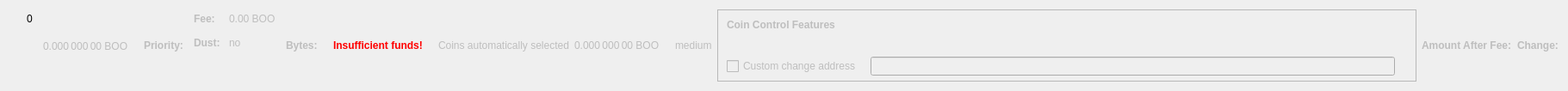
    <widget class="QWidget" name="dummyHideWidget" native="true">
     <property name="maximumSize">
      <size>
       <width>100</width>
       <height>22</height>
      </size>
     </property>
     <layout class="QHBoxLayout" name="dummyHideLayout">
      <item>
       <layout class="QFormLayout" name="formLayoutCoinControl1">
        <property name="horizontalSpacing">
         <number>10</number>
        </property>
        <property name="verticalSpacing">
         <number>14</number>
        </property>
        <property name="leftMargin">
         <number>10</number>
        </property>
        <property name="topMargin">
         <number>4</number>
        </property>
        <property name="rightMargin">
         <number>6</number>
        </property>
        <item row="0" column="1">
         <widget class="QLabel" name="labelCoinControlBytes">
          <property name="cursor">
           <cursorShape>IBeamCursor</cursorShape>
          </property>
          <property name="contextMenuPolicy">
           <enum>Qt::ActionsContextMenu</enum>
          </property>
          <property name="text">
           <string notr="true">0</string>
          </property>
          <property name="textInteractionFlags">
           <set>Qt::LinksAccessibleByMouse|Qt::TextSelectableByKeyboard|Qt::TextSelectableByMouse</set>
          </property>
         </widget>
        </item>
       </layout>
      </item>
      <item>
       <widget class="QLabel" name="labelCoinControlAfterFee">
        <property name="enabled">
         <bool>false</bool>
        </property>
        <property name="sizePolicy">
         <sizepolicy hsizetype="Fixed" vsizetype="Fixed">
          <horstretch>0</horstretch>
          <verstretch>0</verstretch>
         </sizepolicy>
        </property>
        <property name="minimumSize">
         <size>
          <width>111</width>
          <height>12</height>
         </size>
        </property>
        <property name="maximumSize">
         <size>
          <width>111</width>
          <height>12</height>
         </size>
        </property>
        <property name="cursor">
         <cursorShape>IBeamCursor</cursorShape>
        </property>
        <property name="contextMenuPolicy">
         <enum>Qt::ActionsContextMenu</enum>
        </property>
        <property name="text">
         <string notr="true">0.000 000 00 BOO</string>
        </property>
        <property name="textInteractionFlags">
         <set>Qt::LinksAccessibleByMouse|Qt::TextSelectableByKeyboard|Qt::TextSelectableByMouse</set>
        </property>
       </widget>
      </item>
      <item>
       <widget class="QLabel" name="labelCoinControlPriorityText">
        <property name="enabled">
         <bool>false</bool>
        </property>
        <property name="font">
         <font>
          <weight>75</weight>
          <bold>true</bold>
         </font>
        </property>
        <property name="text">
         <string>Priority:</string>
        </property>
       </widget>
      </item>
      <item>
       <layout class="QHBoxLayout" name="horizontalLayout"/>
      </item>
      <item>
       <layout class="QFormLayout" name="formLayoutCoinControl3">
        <property name="horizontalSpacing">
         <number>10</number>
        </property>
        <property name="verticalSpacing">
         <number>14</number>
        </property>
        <property name="leftMargin">
         <number>6</number>
        </property>
        <property name="topMargin">
         <number>4</number>
        </property>
        <property name="rightMargin">
         <number>6</number>
        </property>
        <item row="0" column="0">
         <widget class="QLabel" name="labelCoinControlFeeText">
          <property name="enabled">
           <bool>false</bool>
          </property>
          <property name="font">
           <font>
            <weight>75</weight>
            <bold>true</bold>
           </font>
          </property>
          <property name="text">
           <string>Fee:</string>
          </property>
          <property name="margin">
           <number>0</number>
          </property>
         </widget>
        </item>
        <item row="0" column="1">
         <widget class="QLabel" name="labelCoinControlFee">
          <property name="enabled">
           <bool>false</bool>
          </property>
          <property name="cursor">
           <cursorShape>IBeamCursor</cursorShape>
          </property>
          <property name="contextMenuPolicy">
           <enum>Qt::ActionsContextMenu</enum>
          </property>
          <property name="text">
           <string notr="true">0.00 BOO</string>
          </property>
          <property name="textInteractionFlags">
           <set>Qt::LinksAccessibleByMouse|Qt::TextSelectableByKeyboard|Qt::TextSelectableByMouse</set>
          </property>
         </widget>
        </item>
        <item row="1" column="0">
         <widget class="QLabel" name="labelCoinControlLowOutputText">
          <property name="enabled">
           <bool>false</bool>
          </property>
          <property name="font">
           <font>
            <weight>75</weight>
            <bold>true</bold>
           </font>
          </property>
          <property name="text">
           <string>Dust:</string>
          </property>
         </widget>
        </item>
        <item row="1" column="1">
         <widget class="QLabel" name="labelCoinControlLowOutput">
          <property name="enabled">
           <bool>false</bool>
          </property>
          <property name="cursor">
           <cursorShape>IBeamCursor</cursorShape>
          </property>
          <property name="contextMenuPolicy">
           <enum>Qt::ActionsContextMenu</enum>
          </property>
          <property name="text">
           <string>no</string>
          </property>
          <property name="textInteractionFlags">
           <set>Qt::LinksAccessibleByMouse|Qt::TextSelectableByKeyboard|Qt::TextSelectableByMouse</set>
          </property>
         </widget>
        </item>
       </layout>
      </item>
      <item>
       <widget class="QLabel" name="labelCoinControlBytesText">
        <property name="enabled">
         <bool>false</bool>
        </property>
        <property name="font">
         <font>
          <weight>75</weight>
          <bold>true</bold>
         </font>
        </property>
        <property name="text">
         <string>Bytes:</string>
        </property>
       </widget>
      </item>
      <item>
       <layout class="QFormLayout" name="formLayoutCoinControl2">
        <property name="horizontalSpacing">
         <number>10</number>
        </property>
        <property name="verticalSpacing">
         <number>14</number>
        </property>
        <property name="leftMargin">
         <number>6</number>
        </property>
        <property name="topMargin">
         <number>4</number>
        </property>
        <property name="rightMargin">
         <number>6</number>
        </property>
       </layout>
      </item>
      <item>
       <layout class="QHBoxLayout" name="horizontalLayoutCoinControl2">
        <property name="spacing">
         <number>8</number>
        </property>
        <property name="bottomMargin">
         <number>10</number>
        </property>
       </layout>
      </item>
      <item>
       <widget class="QLabel" name="labelCoinControlInsuffFunds">
        <property name="enabled">
         <bool>false</bool>
        </property>
        <property name="minimumSize">
         <size>
          <width>0</width>
          <height>0</height>
         </size>
        </property>
        <property name="font">
         <font>
          <weight>75</weight>
          <bold>true</bold>
         </font>
        </property>
        <property name="styleSheet">
         <string notr="true">color:red;font-weight:bold;</string>
        </property>
        <property name="text">
         <string>Insufficient funds!</string>
        </property>
        <property name="margin">
         <number>5</number>
        </property>
       </widget>
      </item>
      <item>
       <layout class="QFormLayout" name="formLayoutCoinControl4">
        <property name="horizontalSpacing">
         <number>10</number>
        </property>
        <property name="verticalSpacing">
         <number>14</number>
        </property>
        <property name="leftMargin">
         <number>6</number>
        </property>
        <property name="topMargin">
         <number>4</number>
        </property>
        <property name="rightMargin">
         <number>6</number>
        </property>
       </layout>
      </item>
      <item>
       <widget class="QLabel" name="labelCoinControlAutomaticallySelected">
        <property name="enabled">
         <bool>false</bool>
        </property>
        <property name="sizePolicy">
         <sizepolicy hsizetype="Fixed" vsizetype="Fixed">
          <horstretch>0</horstretch>
          <verstretch>0</verstretch>
         </sizepolicy>
        </property>
        <property name="minimumSize">
         <size>
          <width>0</width>
          <height>0</height>
         </size>
        </property>
        <property name="maximumSize">
         <size>
          <width>240</width>
          <height>16777215</height>
         </size>
        </property>
        <property name="text">
         <string>Coins automatically selected</string>
        </property>
        <property name="margin">
         <number>5</number>
        </property>
       </widget>
      </item>
      <item>
       <widget class="QLabel" name="labelCoinControlChange">
        <property name="enabled">
         <bool>false</bool>
        </property>
        <property name="sizePolicy">
         <sizepolicy hsizetype="Fixed" vsizetype="Fixed">
          <horstretch>0</horstretch>
          <verstretch>0</verstretch>
         </sizepolicy>
        </property>
        <property name="minimumSize">
         <size>
          <width>111</width>
          <height>0</height>
         </size>
        </property>
        <property name="maximumSize">
         <size>
          <width>111</width>
          <height>16777215</height>
         </size>
        </property>
        <property name="cursor">
         <cursorShape>IBeamCursor</cursorShape>
        </property>
        <property name="contextMenuPolicy">
         <enum>Qt::ActionsContextMenu</enum>
        </property>
        <property name="text">
         <string notr="true">0.000 000 00 BOO</string>
        </property>
        <property name="textInteractionFlags">
         <set>Qt::LinksAccessibleByMouse|Qt::TextSelectableByKeyboard|Qt::TextSelectableByMouse</set>
        </property>
       </widget>
      </item>
      <item>
       <widget class="QLabel" name="labelCoinControlPriority">
        <property name="enabled">
         <bool>false</bool>
        </property>
        <property name="cursor">
         <cursorShape>IBeamCursor</cursorShape>
        </property>
        <property name="contextMenuPolicy">
         <enum>Qt::ActionsContextMenu</enum>
        </property>
        <property name="text">
         <string>medium</string>
        </property>
        <property name="textInteractionFlags">
         <set>Qt::LinksAccessibleByMouse|Qt::TextSelectableByKeyboard|Qt::TextSelectableByMouse</set>
        </property>
       </widget>
      </item>
      <item>
       <widget class="QFrame" name="frameCoinControl">
        <property name="sizePolicy">
         <sizepolicy hsizetype="Expanding" vsizetype="Expanding">
          <horstretch>0</horstretch>
          <verstretch>0</verstretch>
         </sizepolicy>
        </property>
        <property name="maximumSize">
         <size>
          <width>16777215</width>
          <height>16777215</height>
         </size>
        </property>
        <property name="frameShape">
         <enum>QFrame::StyledPanel</enum>
        </property>
        <property name="frameShadow">
         <enum>QFrame::Sunken</enum>
        </property>
        <layout class="QVBoxLayout" name="verticalLayoutCoinControl2_2">
         <property name="spacing">
          <number>0</number>
         </property>
         <property name="leftMargin">
          <number>0</number>
         </property>
         <property name="topMargin">
          <number>0</number>
         </property>
         <property name="rightMargin">
          <number>0</number>
         </property>
         <property name="bottomMargin">
          <number>6</number>
         </property>
         <item>
          <layout class="QVBoxLayout" name="verticalLayoutCoinControl" stretch="0,0,0,1">
           <property name="spacing">
            <number>0</number>
           </property>
           <property name="leftMargin">
            <number>10</number>
           </property>
           <property name="topMargin">
            <number>10</number>
           </property>
           <item>
            <layout class="QHBoxLayout" name="horizontalLayoutCoinControl1">
             <property name="bottomMargin">
              <number>15</number>
             </property>
             <item>
              <widget class="QLabel" name="labelCoinControlFeatures">
               <property name="enabled">
                <bool>false</bool>
               </property>
               <property name="sizePolicy">
                <sizepolicy hsizetype="Preferred" vsizetype="Maximum">
                 <horstretch>0</horstretch>
                 <verstretch>0</verstretch>
                </sizepolicy>
               </property>
               <property name="font">
                <font>
                 <weight>75</weight>
                 <bold>true</bold>
                </font>
               </property>
               <property name="styleSheet">
                <string notr="true">font-weight:bold;</string>
               </property>
               <property name="text">
                <string>Coin Control Features</string>
               </property>
              </widget>
             </item>
            </layout>
           </item>
           <item>
            <widget class="QWidget" name="widgetCoinControl" native="true">
             <property name="sizePolicy">
              <sizepolicy hsizetype="Preferred" vsizetype="Preferred">
               <horstretch>0</horstretch>
               <verstretch>0</verstretch>
              </sizepolicy>
             </property>
             <property name="minimumSize">
              <size>
               <width>0</width>
               <height>0</height>
              </size>
             </property>
             <property name="styleSheet">
              <string notr="true"/>
             </property>
             <layout class="QHBoxLayout" name="horizontalLayoutCoinControl5_2">
              <property name="leftMargin">
               <number>0</number>
              </property>
              <property name="topMargin">
               <number>0</number>
              </property>
              <property name="rightMargin">
               <number>0</number>
              </property>
              <property name="bottomMargin">
               <number>0</number>
              </property>
              <item>
               <layout class="QHBoxLayout" name="horizontalLayoutCoinControl3">
                <property name="spacing">
                 <number>20</number>
                </property>
                <property name="topMargin">
                 <number>0</number>
                </property>
                <property name="bottomMargin">
                 <number>10</number>
                </property>
               </layout>
              </item>
             </layout>
            </widget>
           </item>
           <item>
            <layout class="QHBoxLayout" name="horizontalLayoutCoinControl4" stretch="0,0,0">
             <property name="spacing">
              <number>12</number>
             </property>
             <property name="sizeConstraint">
              <enum>QLayout::SetDefaultConstraint</enum>
             </property>
             <property name="topMargin">
              <number>5</number>
             </property>
             <property name="rightMargin">
              <number>5</number>
             </property>
             <item>
              <widget class="QCheckBox" name="checkBoxCoinControlChange">
               <property name="enabled">
                <bool>false</bool>
               </property>
               <property name="toolTip">
                <string>If this is activated, but the change address is empty or invalid, change will be sent to a newly generated address.</string>
               </property>
               <property name="text">
                <string>Custom change address</string>
               </property>
              </widget>
             </item>
             <item>
              <widget class="QValidatedLineEdit" name="lineEditCoinControlChange">
               <property name="enabled">
                <bool>false</bool>
               </property>
               <property name="sizePolicy">
                <sizepolicy hsizetype="Expanding" vsizetype="Fixed">
                 <horstretch>0</horstretch>
                 <verstretch>0</verstretch>
                </sizepolicy>
               </property>
              </widget>
             </item>
             <item>
              <widget class="QLabel" name="labelCoinControlChangeLabel_2">
               <property name="sizePolicy">
                <sizepolicy hsizetype="Preferred" vsizetype="Expanding">
                 <horstretch>0</horstretch>
                 <verstretch>0</verstretch>
                </sizepolicy>
               </property>
               <property name="minimumSize">
                <size>
                 <width>0</width>
                 <height>0</height>
                </size>
               </property>
               <property name="text">
                <string/>
               </property>
               <property name="margin">
                <number>3</number>
               </property>
              </widget>
             </item>
            </layout>
           </item>
           <item>
            <spacer name="verticalSpacerCoinControl">
             <property name="orientation">
              <enum>Qt::Vertical</enum>
             </property>
             <property name="sizeHint" stdset="0">
              <size>
               <width>800</width>
               <height>1</height>
              </size>
             </property>
            </spacer>
           </item>
          </layout>
         </item>
        </layout>
       </widget>
      </item>
      <item>
       <widget class="QLabel" name="labelCoinControlAfterFeeText">
        <property name="enabled">
         <bool>false</bool>
        </property>
        <property name="minimumSize">
         <size>
          <width>0</width>
          <height>0</height>
         </size>
        </property>
        <property name="maximumSize">
         <size>
          <width>16777215</width>
          <height>16777215</height>
         </size>
        </property>
        <property name="font">
         <font>
          <weight>75</weight>
          <bold>true</bold>
         </font>
        </property>
        <property name="text">
         <string>Amount After Fee:</string>
        </property>
        <property name="alignment">
         <set>Qt::AlignLeading|Qt::AlignLeft|Qt::AlignVCenter</set>
        </property>
        <property name="margin">
         <number>0</number>
        </property>
       </widget>
      </item>
      <item>
       <widget class="QLabel" name="labelCoinControlChangeText">
        <property name="enabled">
         <bool>false</bool>
        </property>
        <property name="sizePolicy">
         <sizepolicy hsizetype="Preferred" vsizetype="Preferred">
          <horstretch>0</horstretch>
          <verstretch>0</verstretch>
         </sizepolicy>
        </property>
        <property name="minimumSize">
         <size>
          <width>0</width>
          <height>0</height>
         </size>
        </property>
        <property name="maximumSize">
         <size>
          <width>16777215</width>
          <height>16777215</height>
         </size>
        </property>
        <property name="font">
         <font>
          <weight>75</weight>
          <bold>true</bold>
         </font>
        </property>
        <property name="text">
         <string>Change:</string>
        </property>
        <property name="alignment">
         <set>Qt::AlignLeading|Qt::AlignLeft|Qt::AlignVCenter</set>
        </property>
       </widget>
      </item>
     </layout>
    </widget>
